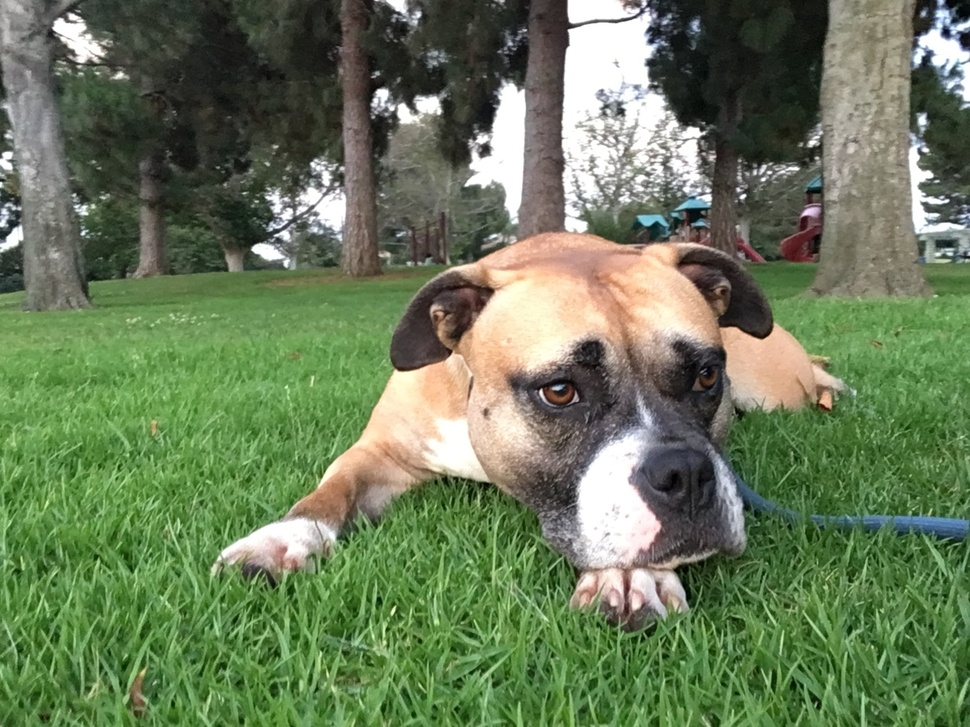
#> input picture erosion_dilation/sally.jpg, 970 x 727 px, shrunk from 1288 x 966 before the run
$ python vignette.py
#> lines starting #> are read from the running program, lines starting #| are printed output that depends on the picture
import cv2
import numpy as np

img = cv2.imread('sally.jpg')
#> img is the input picture: shape (727, 970, 3); mean B, G, R 89.6, 123.1, 106
row, col, chan = img.shape
#> row = 727; col = 970; chan = 3

# Gaussian kernels

# center
kernel_x = cv2.getGaussianKernel(col,250)
kernel_y = cv2.getGaussianKernel(row,250)
kernel = kernel_y*kernel_x.T
mask = 255*kernel/np.linalg.norm(kernel)
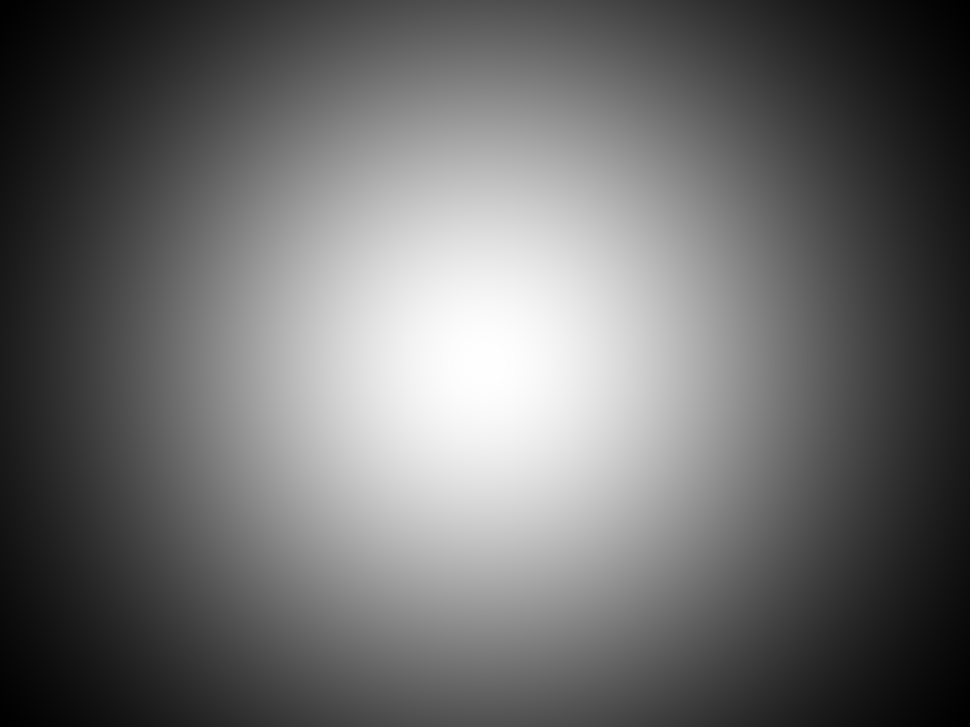
#> kernel: shape (727, 970) float64; min 1.68e-07, max 3.15e-06, mean 1.42e-06; drawn with min black and max white

out = np.copy(img)

for i in range(chan):
  out[:,:,i] = out[:,:,i]*mask
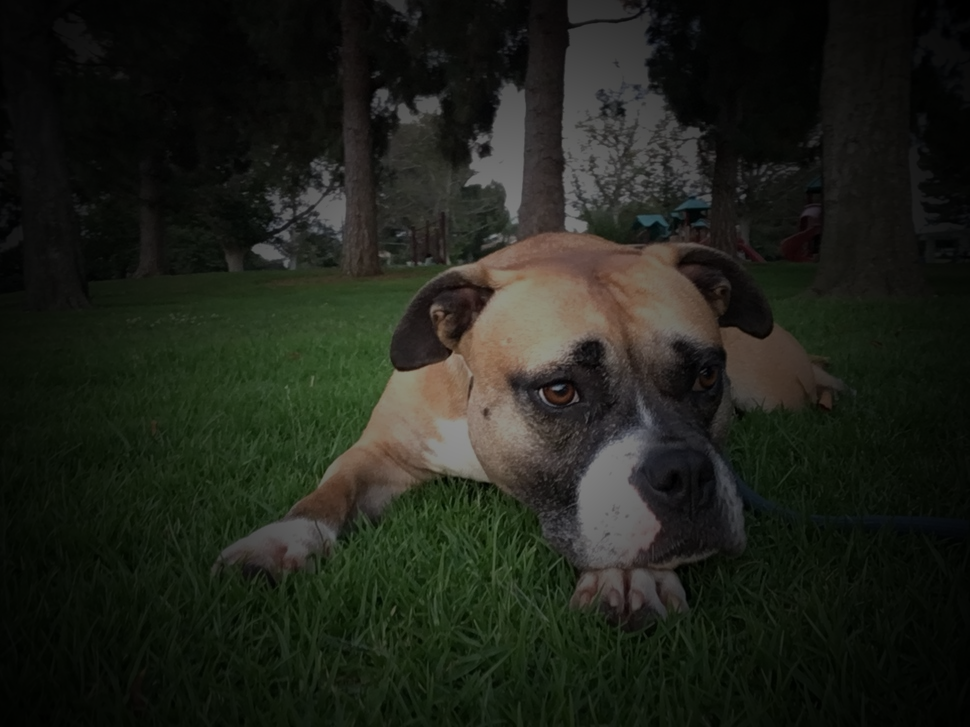
#> out: shape (727, 970, 3); mean B, G, R 25.7, 33.8, 30.9

cv2.imshow('Vignette',out)

cv2.waitKey()

# off-center
kernel_x = cv2.getGaussianKernel(int(1.5*col),250)
kernel_y = cv2.getGaussianKernel(int(1.5*row),250)
kernel = kernel_y*kernel_x.T
mask = 255*kernel/np.linalg.norm(kernel)
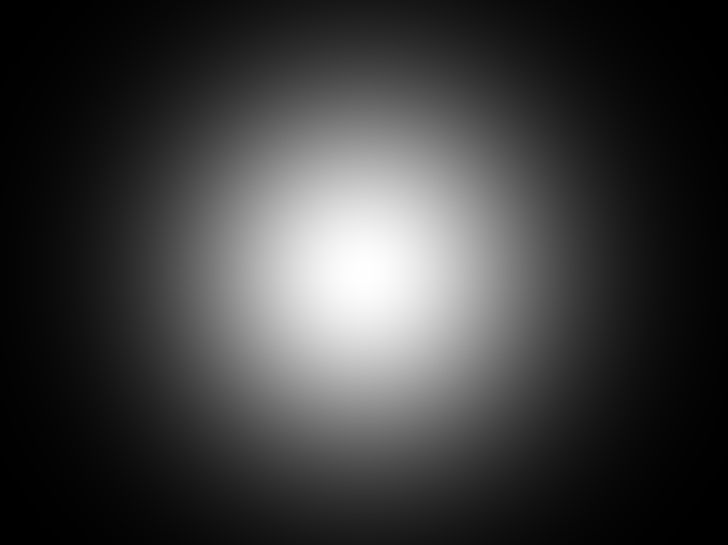
#> kernel: shape (1090, 1455) float64 (shown at 1/2 size); min 3.58e-09, max 2.63e-06, mean 6.31e-07; drawn with min black and max white
mask = mask[int(0.5*row):,int(0.5*col):]

out = np.copy(img)

for i in range(chan):
  out[:,:,i] = out[:,:,i]*mask
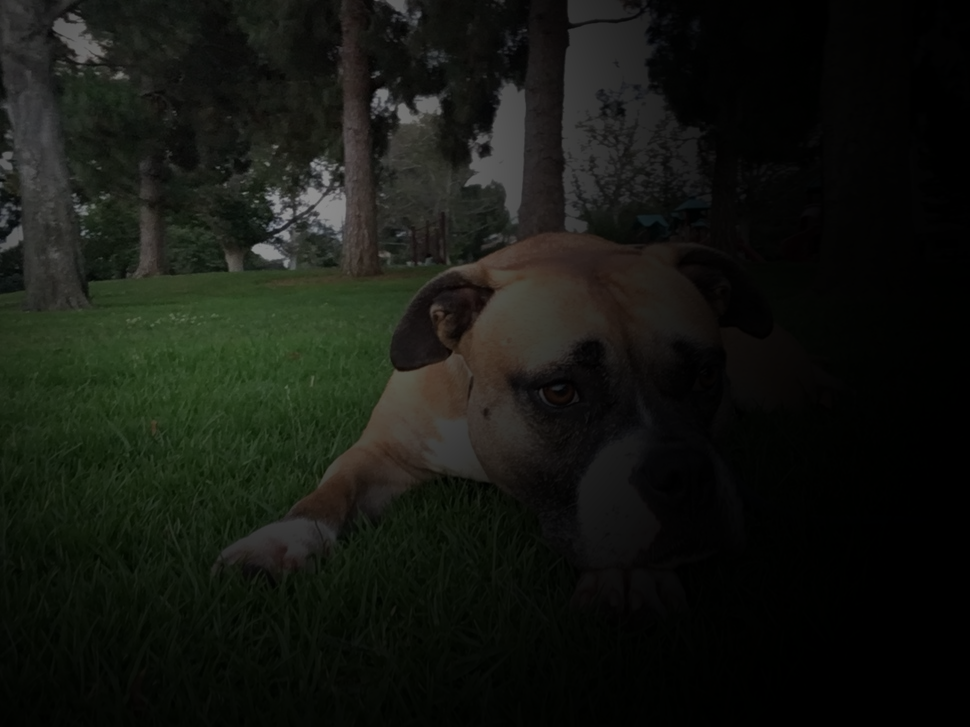
#> out: shape (727, 970, 3); mean B, G, R 17.3, 22.9, 20.4

cv2.imshow('shifted focus Vignette',out)

cv2.waitKey()
